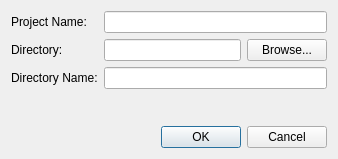
<?xml version="1.0" encoding="UTF-8"?>
<ui version="4.0">
 <class>NewProjectDialog</class>
 <widget class="QDialog" name="NewProjectDialog">
  <property name="geometry">
   <rect>
    <x>0</x>
    <y>0</y>
    <width>338</width>
    <height>159</height>
   </rect>
  </property>
  <property name="windowTitle">
   <string>Dialog</string>
  </property>
  <layout class="QVBoxLayout" name="verticalLayout">
   <item>
    <layout class="QFormLayout" name="formLayout">
     <item row="0" column="0">
      <widget class="QLabel" name="label">
       <property name="text">
        <string>Project Name:</string>
       </property>
      </widget>
     </item>
     <item row="1" column="0">
      <widget class="QLabel" name="label_2">
       <property name="text">
        <string>Directory:</string>
       </property>
      </widget>
     </item>
     <item row="2" column="0">
      <widget class="QLabel" name="label_3">
       <property name="text">
        <string>Directory Name:</string>
       </property>
      </widget>
     </item>
     <item row="0" column="1">
      <widget class="QLineEdit" name="lineEditName"/>
     </item>
     <item row="1" column="1">
      <layout class="QHBoxLayout" name="horizontalLayout">
       <item>
        <widget class="QLineEdit" name="lineEditDirectory"/>
       </item>
       <item>
        <widget class="QPushButton" name="buttonDirectory">
         <property name="text">
          <string>Browse...</string>
         </property>
        </widget>
       </item>
      </layout>
     </item>
     <item row="2" column="1">
      <layout class="QHBoxLayout" name="horizontalLayout_2">
       <item>
        <widget class="QLineEdit" name="lineEditDirName"/>
       </item>
      </layout>
     </item>
    </layout>
   </item>
   <item>
    <widget class="QDialogButtonBox" name="buttonBox">
     <property name="orientation">
      <enum>Qt::Horizontal</enum>
     </property>
     <property name="standardButtons">
      <set>QDialogButtonBox::Cancel|QDialogButtonBox::Ok</set>
     </property>
    </widget>
   </item>
  </layout>
 </widget>
 <resources/>
 <connections>
  <connection>
   <sender>buttonBox</sender>
   <signal>accepted()</signal>
   <receiver>NewProjectDialog</receiver>
   <slot>createProject()</slot>
   <hints>
    <hint type="sourcelabel">
     <x>248</x>
     <y>254</y>
    </hint>
    <hint type="destinationlabel">
     <x>157</x>
     <y>274</y>
    </hint>
   </hints>
  </connection>
  <connection>
   <sender>buttonBox</sender>
   <signal>rejected()</signal>
   <receiver>NewProjectDialog</receiver>
   <slot>reject()</slot>
   <hints>
    <hint type="sourcelabel">
     <x>316</x>
     <y>260</y>
    </hint>
    <hint type="destinationlabel">
     <x>286</x>
     <y>274</y>
    </hint>
   </hints>
  </connection>
  <connection>
   <sender>lineEditName</sender>
   <signal>textEdited(QString)</signal>
   <receiver>lineEditDirName</receiver>
   <slot>setText(QString)</slot>
   <hints>
    <hint type="sourcelabel">
     <x>213</x>
     <y>23</y>
    </hint>
    <hint type="destinationlabel">
     <x>198</x>
     <y>92</y>
    </hint>
   </hints>
  </connection>
 </connections>
 <slots>
  <slot>createProject()</slot>
 </slots>
</ui>
